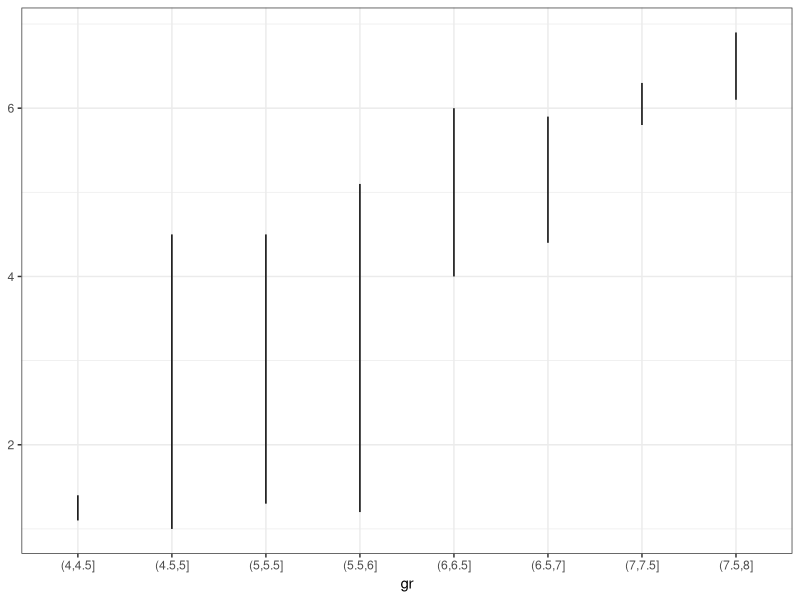
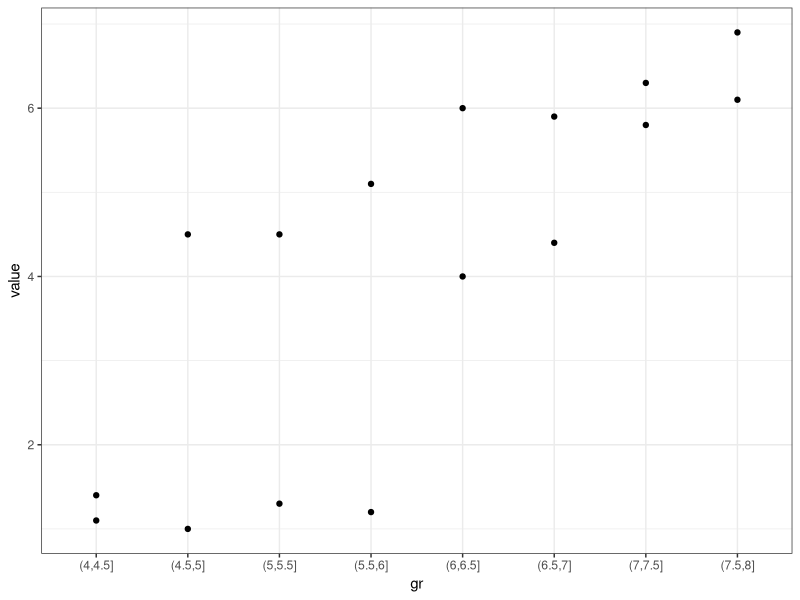
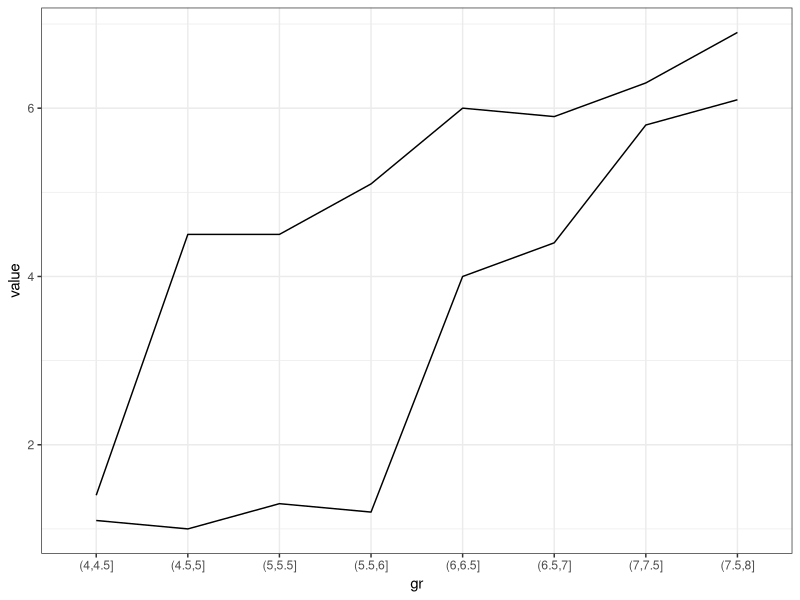

The R script that drew these images, in order:
library(dplyr)
library(tidyr)
library(ggplot2)

df <- iris %>%
  mutate(gr = cut(Sepal.Length, seq(4,8,0.5))) %>%
  group_by(gr) %>%
  summarise(min = min(Petal.Length),
            max = max(Petal.Length))

# range
pl1 <- ggplot(df, aes(x=gr, ymin=min, ymax=max)) + 
  geom_linerange() + theme_bw()

df2 <- df %>%
  gather(min_max, value, min, max)
  
# points
pl2 <- ggplot(df2, aes(x=gr, y=value)) + 
  geom_point() + theme_bw()

# line
pl3 <- ggplot(df2, aes(x=gr, y=value, group=min_max)) + 
  geom_line() + theme_bw()


#
# save

ggsave("stats_range.png", pl1, width = 7, height = 7)
ggsave("stats_point.png", pl2, width = 7, height = 7)
ggsave("stats_line.png", pl3, width = 7, height = 7)

